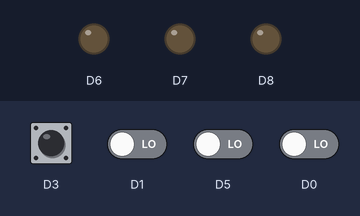
The sketch below on a simulated ESP8266 (NodeMCU). Parts: output pins drawn as LEDs (lit = HIGH). Inputs (shaded band) come from the test bench; at power-on: D3 HIGH, D0, D1, D5 LOW. WiFi joins after 1.5 s; servers stay silent unless stated; what the sketch prints to the serial monitor is not drawn.

Above: at 3.2 s.
3.3 s: D5 driven HIGH
At 5.5 s:
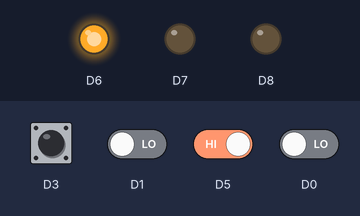
Timing chart, 0 to 7.0 s (numbered marks = the images above; inputs shaded):
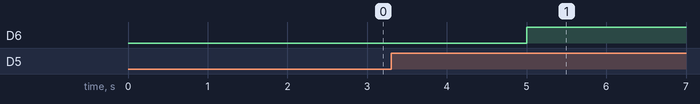

The sketch:

NodeMCU.ino
```cpp
#include <ESP8266WiFi.h>
#include <ESP8266HTTPClient.h>
#include <WiFiClient.h>

WiFiClient wifiClient;
HTTPClient http;
const char* ssid = "ssip23";
const char* password = "12345678";


void setup () {

  pinMode(D0, INPUT);
  pinMode(D1, INPUT);
  pinMode(D3, INPUT);
  pinMode(D5, INPUT);
  pinMode(D6, OUTPUT);
  pinMode(D7, OUTPUT);
  pinMode(D8, OUTPUT);
  digitalWrite(D6, LOW);
  digitalWrite(D7, LOW);
  digitalWrite(D8, LOW);

  Serial.begin(115200);
  WiFi.begin(ssid, password);

  while (WiFi.status() != WL_CONNECTED) {

    delay(1000);
    Serial.print("Connecting..");

  }

}

void loop() {

if (WiFi.status() == WL_CONNECTED) { //Check WiFi connection status
  Serial.print("connection established");


    String url = "https://192.168.62.163:5000/currentstatus/";
    String str_dist;
    delay(2000);
    int float1 = digitalRead(D0);
    int float2 = digitalRead(D1);
    int float3 = digitalRead(D3);
    int float4 = digitalRead(D5);
    delay(1000);
 if  (float4 == HIGH)
{
    // The condition is true, do something.

        str_dist = "uniqueid_node2_currentlevel_4";
        digitalWrite(D6, HIGH);
        digitalWrite(D7, LOW);
        // blue
        digitalWrite(D8, LOW);


}
//  else if  (float3 == HIGH)
// {
//     // The condition is true, do something.

//         str_dist = "uniqueid_node2_currentlevel_3";
//         digitalWrite(D6, LOW);
//         digitalWrite(D7, LOW);
//         digitalWrite(D8, HIGH);

// }
//  else if  (float2 == HIGH)
// {
//     // The condition is true, do something.

//         str_dist = "uniqueid_node2_currentlevel_2";
//         digitalWrite(D6, LOW);
//         digitalWrite(D7, LOW);
//         digitalWrite(D8, HIGH);

// }
else
{
    // Oops, the condition is false, do something else!
       str_dist = "uniqueid_node2_currentlevel_1";
       digitalWrite(D6, LOW);
        digitalWrite(D7, HIGH);
        digitalWrite(D8, LOW);

}
    String stringThree;
    stringThree =  url + str_dist;
    Serial.println(stringThree);


    http.begin(wifiClient, stringThree);  //Specify request destination
    int httpCode = http.GET();     //Send the request
    // Serial.print(httpCode);
    if (httpCode > 0) { //Check the returning code
      String payload = http.getString();   //Get the request response payload
      Serial.println(payload);                     //Print the response payload

    }

    http.end();   //Close connection
}
else{
WiFi.begin(ssid, password);
while (WiFi.status() != WL_CONNECTED) {

    delay(1000);
    Serial.print("Connecting..");

  }
  Serial.print("connection established");

}


  delay(60000);    //Send a request every 30 seconds
}
```

Measured:
- after the input at 3.3 s, D6: LOW → HIGH after 1.7 s; D7: stays LOW (without the input it goes to HIGH after 1.7 s)
